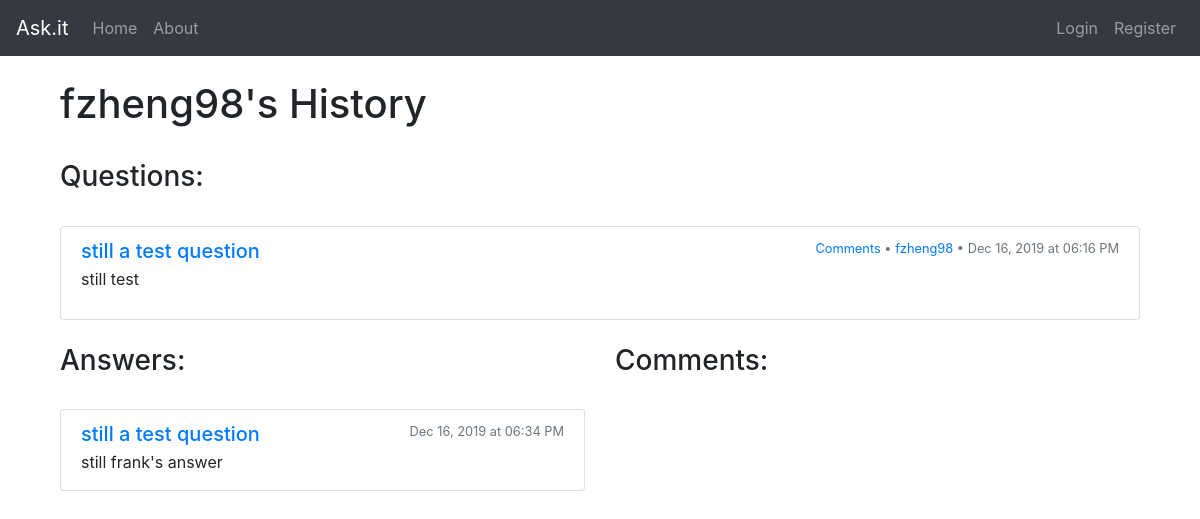
Screenshot of /user/fzheng98 with the database file from the repository.
### flask_app/models.py (models this page shows, shortened)
class User(db.Model, UserMixin):
    id = db.Column(db.Integer, primary_key=True)
    username = db.Column(db.String(30), unique=True, nullable=False)
    email = db.Column(db.String(120), unique=True, nullable=False)
    password = db.Column(db.String(60), nullable=False)
    confirmed = db.Column(db.Boolean, nullable=False, default=False)
    otp_secret = db.Column(db.String(16), nullable=False)
    questions = db.relationship("Question", backref="author", lazy=True)
    answers = db.relationship("Answer", backref="author", lazy=True)
    comments = db.relationship("Comment", backref="author", lazy=True)

class Question(db.Model):
    id = db.Column(db.Integer, primary_key=True)
    question = db.Column(db.Text, nullable=False)
    details = db.Column(db.Text, nullable=False)
    date = db.Column(db.DateTime, nullable=False, default=datetime.now)
    user_id = db.Column(db.Integer, db.ForeignKey("user.id"), nullable=False)
    answers = db.relationship("Answer", backref="question", lazy=True)
    def __repr__(self):
        return "Question: '%s'" % self.question

class Answer(db.Model):
    id = db.Column(db.Integer, primary_key=True)
    answer = db.Column(db.Text, nullable=False)
    date = db.Column(db.DateTime, nullable=False, default=datetime.now)
    comments = db.relationship("Comment", backref="answer", lazy=True)
    user_id = db.Column(db.Integer, db.ForeignKey("user.id"), nullable=False)
    question_id = db.Column(db.Integer, db.ForeignKey("question.id"), nullable=False)
    def __repr__(self):
        return "Answer: '%s'" % self.answer

### flask_app/main/routes.py (the view)
@main.route("/user/<username>")
def user_detail(username):
    user = User.query.filter_by(username=username).first()
    questions=user.questions[::-1]
    answers=user.answers[::-1]
    comments=user.comments[::-1]
    print(questions)
    print(answers)
    print(comments)
    return render_template(
        "user_detail.html",
        user=user,
        questions=user.questions[::-1],
        answers=user.answers[::-1],
        comments=user.comments[::-1],
    )

### flask_app/templates/user_detail.html (shortened to what this page needs)
{% extends "base.html" %}
{% block content %}
<br><div class="col-md-12">
    <h1>{{ user.username }}'s History</h1>
</div><br>
<div class="container">
    <div class="row">
        <div class="col-md-12">
            <h3>Questions:</h3>
			{% if questions %}
            <br><div class="list-group">
                {% for question in questions %}
                <div class="list-group-item">
                    <div class="d-flex w-100 justify-content-between">
                        <a href={{ url_for('questions.question_detail', question_id=question.id) }}>
                            <h5 class="mb-1">{{ question.question }}</h5>
                        </a>
                        <small class="text-muted"><a
                                href={{ url_for('questions.question_detail', question_id=question.id) }}>Comments</a>
                            • <a
                                href={{ url_for('main.user_detail', username=current_user.username) }}>{{ question.author.username }}</a>
                            • {{ question.date.strftime('%b %d, %Y at %I:%M %p') }}</small>
                    </div>
					<p>{{ question.details }}</p>
                </div>
                {% endfor %}
            </div>
			{% else %}
			<a href={{ url_for('questions.ask_question') }}>
				<h5>No questions yet... click here to ask a question!</h5>
			</a>
			{% endif %}
        </div>
	</div>
	<br>
	<div class="row">
		<div class="col-md-6">
            <h3>Answers:</h3><br>
            <div class="list-group">
                {% for answer in answers %}
                <div class="list-group-item">
                    <div class="d-flex w-100 justify-content-between">
                        <h5 class="mb-1">
                          <a href={{ url_for('questions.question_detail', question_id=answer.question.id) }}>{{ answer.question.question }}</a>
                        </h5>
                        <small class="text-muted">{{ answer.date.strftime('%b %d, %Y at %I:%M %p') }}</small>
                    </div>
                    <p class="mb-1">{{ answer.answer }}</p>
                </div>
                {% endfor %}
            </div>
        </div>
        <div class="col-md-6">
            <h3>Comments:</h3><br>
        </div>
    </div>
</div><br>
{% endblock %}

### rows the page displays
User: username "fzheng98"
Question: question "still a test question", author.username "fzheng98", date "Dec 16, 2019 at 06:16 PM", details "still test"
Answer: question.question "still a test question", date "Dec 16, 2019 at 06:34 PM", answer "still frank's answer"
